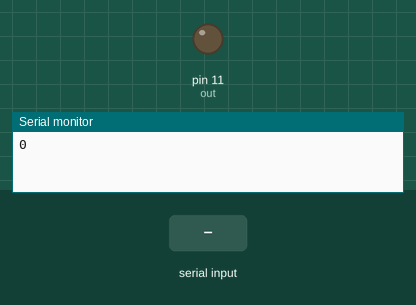
Simulated run of this sketch. Board: Arduino Uno, built with avr-gcc and run on an emulated ATmega328P. On the bench: output pins drawn as LEDs (lit = HIGH), the last lines printed to the serial monitor. The test bench sets the inputs (shaded band).

Above: at 1.2 s.
1.3 s: "90,45\n" received over Serial
At 3.0 s:
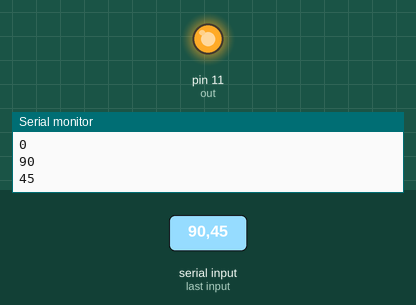
4.3 s: "30,150\n" received over Serial
At 6.7 s:
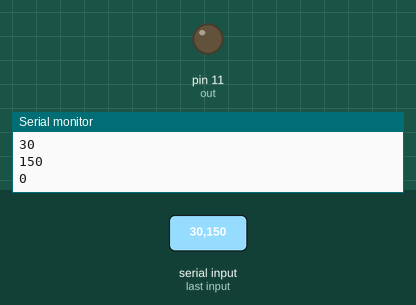
Timing chart, 0 to 8.2 s (numbered marks = the images above; inputs shaded):
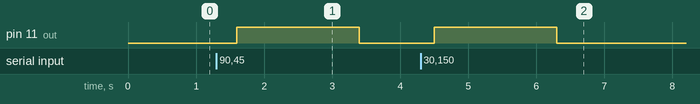

The sketch:

Serial_ParseInt__user_input__Push_button_concept.ino
```cpp
int value = 0;
int out = 11;

void setup() {
  pinMode(out, OUTPUT);
  Serial.begin(9600);
}

void loop() {
  int value = Serial.parseInt();
  Serial.println(value);
  delay(200);

  if(value>0)
  {
    digitalWrite(out, HIGH);
    delay(200);
  }

  else
  {
    digitalWrite(out, LOW);
    delay(200);
  }

}
```

Measured:
- after the input at 1.3 s, pin 11 (out): LOW → HIGH after 0.30 s, → LOW 1.8 s later
- after the input at 4.3 s, pin 11 (out): LOW → HIGH after 0.20 s, → LOW 1.8 s later
